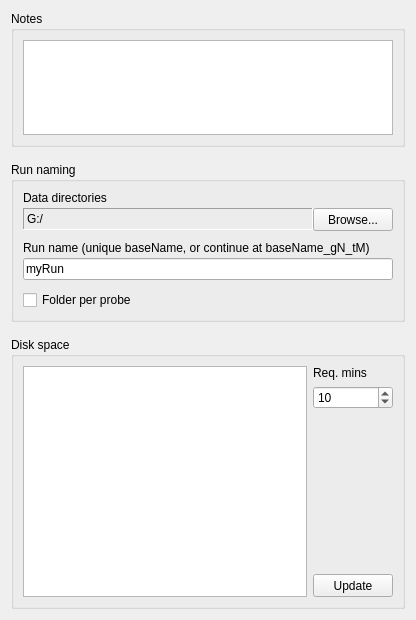
<?xml version="1.0" encoding="UTF-8"?>
<ui version="4.0">
 <class>SNSTab</class>
 <widget class="QWidget" name="SNSTab">
  <property name="geometry">
   <rect>
    <x>0</x>
    <y>0</y>
    <width>416</width>
    <height>620</height>
   </rect>
  </property>
  <property name="baseSize">
   <size>
    <width>0</width>
    <height>0</height>
   </size>
  </property>
  <property name="font">
   <font>
    <kerning>true</kerning>
   </font>
  </property>
  <property name="focusPolicy">
   <enum>Qt::NoFocus</enum>
  </property>
  <property name="windowTitle">
   <string>Form</string>
  </property>
  <layout class="QGridLayout" name="gridLayout" rowstretch="1,0,2">
   <property name="verticalSpacing">
    <number>15</number>
   </property>
   <item row="1" column="0">
    <widget class="QGroupBox" name="runGB">
     <property name="title">
      <string>Run naming</string>
     </property>
     <layout class="QGridLayout" name="gridLayout_6">
      <property name="verticalSpacing">
       <number>10</number>
      </property>
      <item row="1" column="0">
       <layout class="QVBoxLayout" name="verticalLayout">
        <property name="spacing">
         <number>3</number>
        </property>
        <item>
         <widget class="QLabel" name="runNameLabel">
          <property name="sizePolicy">
           <sizepolicy hsizetype="Expanding" vsizetype="Preferred">
            <horstretch>0</horstretch>
            <verstretch>0</verstretch>
           </sizepolicy>
          </property>
          <property name="minimumSize">
           <size>
            <width>0</width>
            <height>13</height>
           </size>
          </property>
          <property name="text">
           <string>Run name (unique baseName, or continue at baseName_gN_tM)</string>
          </property>
          <property name="alignment">
           <set>Qt::AlignLeading|Qt::AlignLeft|Qt::AlignVCenter</set>
          </property>
         </widget>
        </item>
        <item>
         <widget class="QLineEdit" name="runNameLE">
          <property name="minimumSize">
           <size>
            <width>0</width>
            <height>22</height>
           </size>
          </property>
          <property name="text">
           <string>myRun</string>
          </property>
         </widget>
        </item>
       </layout>
      </item>
      <item row="0" column="0">
       <layout class="QGridLayout" name="gridLayout_5">
        <property name="verticalSpacing">
         <number>3</number>
        </property>
        <item row="0" column="0">
         <widget class="QLabel" name="dataDirLabel">
          <property name="sizePolicy">
           <sizepolicy hsizetype="Expanding" vsizetype="Preferred">
            <horstretch>0</horstretch>
            <verstretch>0</verstretch>
           </sizepolicy>
          </property>
          <property name="minimumSize">
           <size>
            <width>0</width>
            <height>13</height>
           </size>
          </property>
          <property name="text">
           <string>Data directories</string>
          </property>
          <property name="alignment">
           <set>Qt::AlignLeading|Qt::AlignLeft|Qt::AlignVCenter</set>
          </property>
         </widget>
        </item>
        <item row="1" column="0">
         <widget class="QLabel" name="dataDirLbl">
          <property name="sizePolicy">
           <sizepolicy hsizetype="Expanding" vsizetype="Fixed">
            <horstretch>0</horstretch>
            <verstretch>0</verstretch>
           </sizepolicy>
          </property>
          <property name="minimumSize">
           <size>
            <width>0</width>
            <height>22</height>
           </size>
          </property>
          <property name="frameShape">
           <enum>QFrame::Panel</enum>
          </property>
          <property name="frameShadow">
           <enum>QFrame::Sunken</enum>
          </property>
          <property name="midLineWidth">
           <number>1</number>
          </property>
          <property name="text">
           <string>G:/</string>
          </property>
          <property name="margin">
           <number>0</number>
          </property>
         </widget>
        </item>
        <item row="1" column="1">
         <widget class="QPushButton" name="dataDirBut">
          <property name="sizePolicy">
           <sizepolicy hsizetype="Preferred" vsizetype="Preferred">
            <horstretch>0</horstretch>
            <verstretch>0</verstretch>
           </sizepolicy>
          </property>
          <property name="minimumSize">
           <size>
            <width>0</width>
            <height>23</height>
           </size>
          </property>
          <property name="text">
           <string>Browse...</string>
          </property>
         </widget>
        </item>
       </layout>
      </item>
      <item row="2" column="0">
       <widget class="QCheckBox" name="fldChk">
        <property name="text">
         <string>Folder per probe</string>
        </property>
       </widget>
      </item>
     </layout>
    </widget>
   </item>
   <item row="2" column="0">
    <widget class="QGroupBox" name="diskGB">
     <property name="title">
      <string>Disk space</string>
     </property>
     <layout class="QGridLayout" name="gridLayout_2">
      <property name="verticalSpacing">
       <number>3</number>
      </property>
      <item row="0" column="0" rowspan="5">
       <widget class="QTextEdit" name="diskTE">
        <property name="sizePolicy">
         <sizepolicy hsizetype="Expanding" vsizetype="Expanding">
          <horstretch>1</horstretch>
          <verstretch>0</verstretch>
         </sizepolicy>
        </property>
        <property name="focusPolicy">
         <enum>Qt::NoFocus</enum>
        </property>
        <property name="undoRedoEnabled">
         <bool>false</bool>
        </property>
        <property name="readOnly">
         <bool>true</bool>
        </property>
       </widget>
      </item>
      <item row="0" column="1">
       <widget class="QLabel" name="label_3">
        <property name="sizePolicy">
         <sizepolicy hsizetype="Preferred" vsizetype="Preferred">
          <horstretch>0</horstretch>
          <verstretch>0</verstretch>
         </sizepolicy>
        </property>
        <property name="minimumSize">
         <size>
          <width>0</width>
          <height>13</height>
         </size>
        </property>
        <property name="text">
         <string>Req. mins</string>
        </property>
       </widget>
      </item>
      <item row="2" column="1">
       <widget class="QSpinBox" name="diskSB">
        <property name="sizePolicy">
         <sizepolicy hsizetype="MinimumExpanding" vsizetype="Fixed">
          <horstretch>0</horstretch>
          <verstretch>0</verstretch>
         </sizepolicy>
        </property>
        <property name="minimumSize">
         <size>
          <width>0</width>
          <height>20</height>
         </size>
        </property>
        <property name="maximum">
         <number>2000</number>
        </property>
        <property name="singleStep">
         <number>10</number>
        </property>
        <property name="value">
         <number>10</number>
        </property>
       </widget>
      </item>
      <item row="4" column="1">
       <widget class="QPushButton" name="diskBut">
        <property name="sizePolicy">
         <sizepolicy hsizetype="Preferred" vsizetype="Preferred">
          <horstretch>0</horstretch>
          <verstretch>0</verstretch>
         </sizepolicy>
        </property>
        <property name="minimumSize">
         <size>
          <width>0</width>
          <height>23</height>
         </size>
        </property>
        <property name="maximumSize">
         <size>
          <width>16777215</width>
          <height>16777215</height>
         </size>
        </property>
        <property name="text">
         <string>Update</string>
        </property>
       </widget>
      </item>
      <item row="3" column="1">
       <spacer name="verticalSpacer">
        <property name="orientation">
         <enum>Qt::Vertical</enum>
        </property>
        <property name="sizeHint" stdset="0">
         <size>
          <width>20</width>
          <height>12</height>
         </size>
        </property>
       </spacer>
      </item>
     </layout>
    </widget>
   </item>
   <item row="0" column="0">
    <widget class="QGroupBox" name="noteGB">
     <property name="title">
      <string>Notes</string>
     </property>
     <layout class="QGridLayout" name="gridLayout_3">
      <item row="0" column="0">
       <widget class="QTextEdit" name="notesTE">
        <property name="tabChangesFocus">
         <bool>true</bool>
        </property>
        <property name="acceptRichText">
         <bool>false</bool>
        </property>
       </widget>
      </item>
     </layout>
    </widget>
   </item>
  </layout>
 </widget>
 <tabstops>
  <tabstop>notesTE</tabstop>
  <tabstop>dataDirBut</tabstop>
  <tabstop>runNameLE</tabstop>
  <tabstop>fldChk</tabstop>
  <tabstop>diskSB</tabstop>
  <tabstop>diskBut</tabstop>
 </tabstops>
 <resources/>
 <connections/>
</ui>
